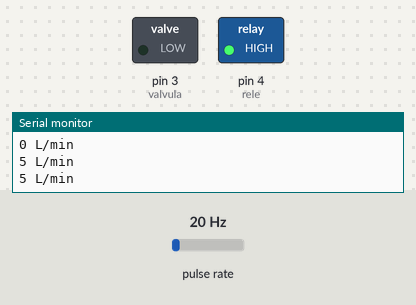
This sketch was run on a simulated Arduino Uno, built with avr-gcc and run on an emulated ATmega328P. Shown: switched loads named in the sketch (green lamp = pin HIGH), the last lines printed to the serial monitor. Wiring (inferred from the names in the program): pulse sensor: data pin 2. Dashed ring = blinking. Inputs (shaded band) come from the test bench; at power-on: pulse rate 20 Hz.

Above: at 1.2 s.
1.3 s: pulse rate (sensor on pin 2) set to 196 Hz
At 2.3 s:
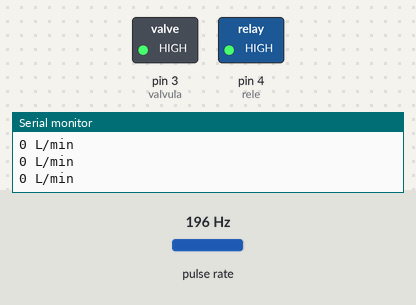
3.2 s: pulse rate (sensor on pin 2) set to 4 Hz
At 3.47 s:
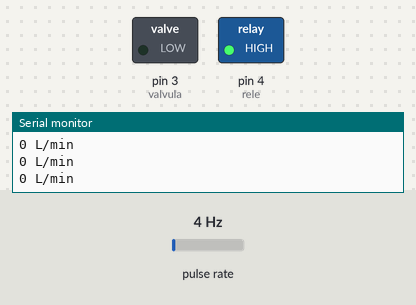
Timing chart, 0 to 12.2 s (numbered marks = the images above; inputs shaded):
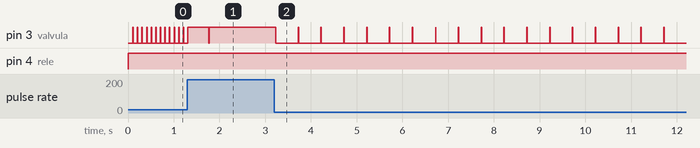

The sketch:

comparador_flujo.ino
```cpp
volatile int NbTopsFan;
int Calc;
int suma;
int rele = 4;
int parametro;
int valvula  = 3;
int hallsensor = 2;
void rpm ()
{
NbTopsFan++;
}
void setup() //
{
pinMode(hallsensor, INPUT);
pinMode(rele, OUTPUT);
pinMode(valvula, OUTPUT);
Serial.begin(9600);
attachInterrupt(0, rpm, RISING);
}
void loop ()
{
  digitalWrite(rele, HIGH);
NbTopsFan = 0;

sei();
delay (10);
cli();
Calc = (NbTopsFan * 5.5);

suma= suma+Calc;
if (suma <= 6){
  digitalWrite(valvula, LOW);


}else{
  digitalWrite(valvula, HIGH );
  suma=0;
}
Serial.print (suma, DEC);
Serial.print (" L/min \r\n");

}
```

Measured:
- after the input at 3.2 s, pin 3 (valvula): alternates HIGH for 0.01 s and LOW for 0.49 s, starting at once
